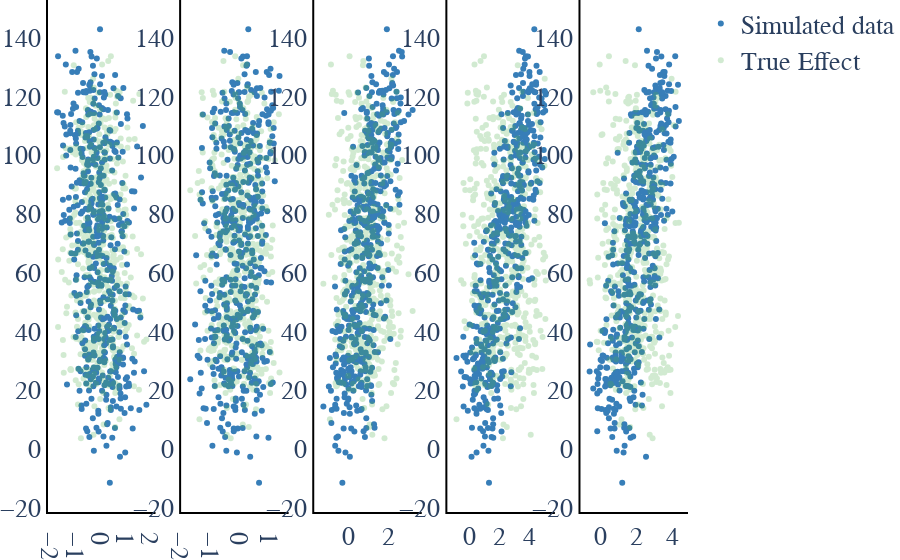

The code cell stored with this chart in its notebook:
### Code cell
fig = plot_ilr_X_vs_Y(X_sim_ilr, Y_sim, Y_star)

fig.update_layout(xaxis3=dict(showline=True, linewidth=2, linecolor="black"))
fig.update_layout(yaxis3=dict(showline=True, linewidth=2, linecolor="black"))
fig.update_layout(xaxis4=dict(showline=True, linewidth=2, linecolor="black"))
fig.update_layout(yaxis4=dict(showline=True, linewidth=2, linecolor="black"))
fig.update_layout(xaxis5=dict(showline=True, linewidth=2, linecolor="black"))
fig.update_layout(yaxis5=dict(showline=True, linewidth=2, linecolor="black"))

fig.write_image(os.path.join(mypath,
                             "Data_vs_trueeffect_" +str(p)+"InstrumentStrength_"+str(instrument_strength)+".pdf" ))


fig.show()

### Figure 1 — Plotly figure (JSON) as saved in the notebook; plotly's stock layout.template omitted (floating-point values rounded to 4 significant figures; data arrays with more than 128 entries replaced by an {"elided": "..."} marker saying what was removed)
{"data": [{"marker": {"color": "#377eb8"}, "mode": "markers", "name": "Simulated data", "showlegend": true, "type": "scatter", "x": {"elided": "500 float values"}, "xaxis": "x", "y": {"elided": "500 float values"}, "yaxis": "y"}, {"marker": {"color": "#4daf4a"}, "mode": "markers", "name": "True Effect", "opacity": 0.25, "showlegend": true, "type": "scatter", "x": {"elided": "500 float values"}, "xaxis": "x", "y": {"elided": "500 float values"}, "yaxis": "y"}, {"marker": {"color": "#377eb8"}, "mode": "markers", "name": "Simulated data", "showlegend": false, "type": "scatter", "x": {"elided": "500 float values"}, "xaxis": "x2", "y": {"elided": "500 float values"}, "yaxis": "y2"}, {"marker": {"color": "#4daf4a"}, "mode": "markers", "name": "True Effect", "opacity": 0.25, "showlegend": false, "type": "scatter", "x": {"elided": "500 float values"}, "xaxis": "x2", "y": {"elided": "500 float values"}, "yaxis": "y2"}, {"marker": {"color": "#377eb8"}, "mode": "markers", "name": "Simulated data", "showlegend": false, "type": "scatter", "x": {"elided": "500 float values"}, "xaxis": "x3", "y": {"elided": "500 float values"}, "yaxis": "y3"}, {"marker": {"color": "#4daf4a"}, "mode": "markers", "name": "True Effect", "opacity": 0.25, "showlegend": false, "type": "scatter", "x": {"elided": "500 float values"}, "xaxis": "x3", "y": {"elided": "500 float values"}, "yaxis": "y3"}, {"marker": {"color": "#377eb8"}, "mode": "markers", "name": "Simulated data", "showlegend": false, "type": "scatter", "x": {"elided": "500 float values"}, "xaxis": "x4", "y": {"elided": "500 float values"}, "yaxis": "y4"}, {"marker": {"color": "#4daf4a"}, "mode": "markers", "name": "True Effect", "opacity": 0.25, "showlegend": false, "type": "scatter", "x": {"elided": "500 float values"}, "xaxis": "x4", "y": {"elided": "500 float values"}, "yaxis": "y4"}, {"marker": {"color": "#377eb8"}, "mode": "markers", "name": "Simulated data", "showlegend": false, "type": "scatter", "x": {"elided": "500 float values"}, "xaxis": "x5", "y": {"elided": "500 float values"}, "yaxis": "y5"}, {"marker": {"color": "#4daf4a"}, "mode": "markers", "name": "True Effect", "opacity": 0.25, "showlegend": false, "type": "scatter", "x": {"elided": "500 float values"}, "xaxis": "x5", "y": {"elided": "500 float values"}, "yaxis": "y5"}], "layout": {"font": {"family": "serif", "size": 26}, "margin": {"b": 0, "l": 0, "r": 0, "t": 0}, "plot_bgcolor": "rgba(0,0,0,0)", "xaxis": {"anchor": "y", "domain": [0, 0.168], "linecolor": "black", "linewidth": 2, "showline": true}, "xaxis2": {"anchor": "y2", "domain": [0.208, 0.376], "linecolor": "black", "linewidth": 2, "showline": true}, "xaxis3": {"anchor": "y3", "domain": [0.416, 0.584], "linecolor": "black", "linewidth": 2, "showline": true}, "xaxis4": {"anchor": "y4", "domain": [0.624, 0.792], "linecolor": "black", "linewidth": 2, "showline": true}, "xaxis5": {"anchor": "y5", "domain": [0.832, 1], "linecolor": "black", "linewidth": 2, "showline": true}, "yaxis": {"anchor": "x", "domain": [0, 1], "linecolor": "black", "linewidth": 2, "showline": true}, "yaxis2": {"anchor": "x2", "domain": [0, 1], "linecolor": "black", "linewidth": 2, "showline": true}, "yaxis3": {"anchor": "x3", "domain": [0, 1], "linecolor": "black", "linewidth": 2, "showline": true}, "yaxis4": {"anchor": "x4", "domain": [0, 1], "linecolor": "black", "linewidth": 2, "showline": true}, "yaxis5": {"anchor": "x5", "domain": [0, 1], "linecolor": "black", "linewidth": 2, "showline": true}}}
